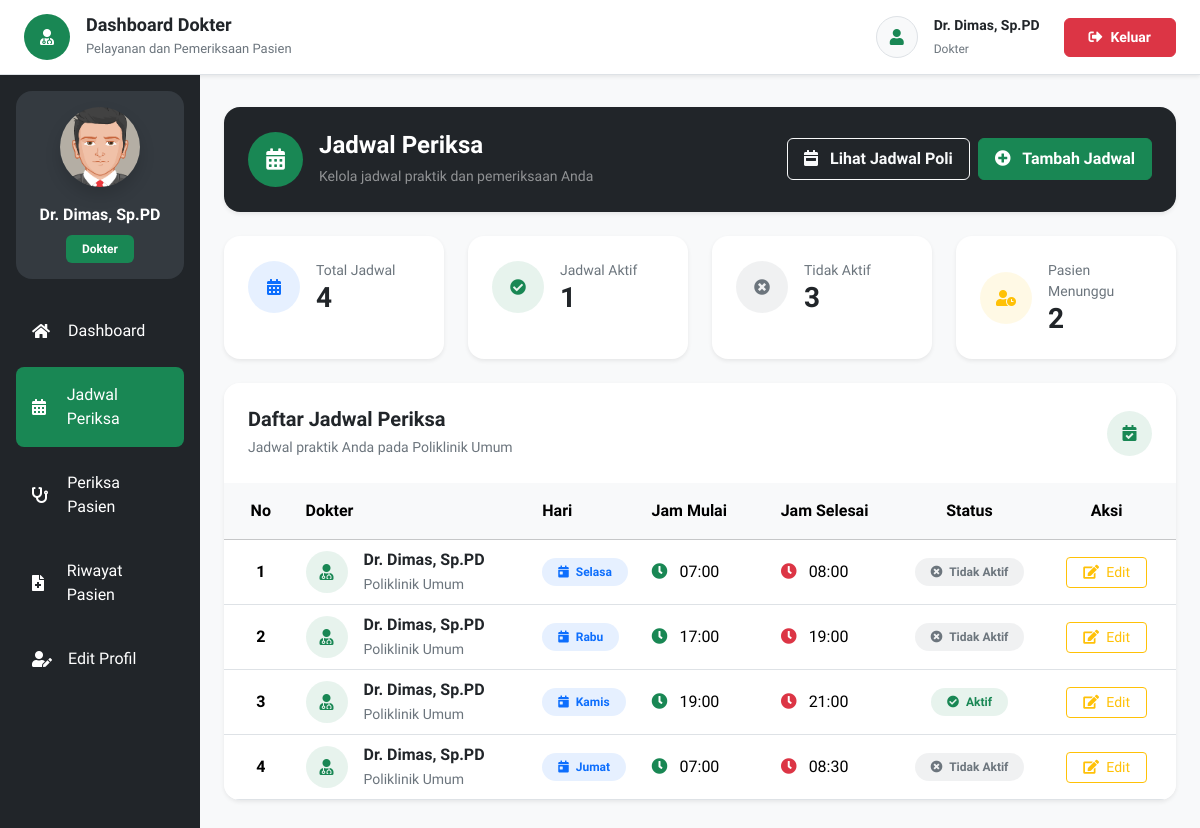
Screenshot of /jadwalPeriksa.php (signed in) with the database file from the repository.
### tables this page shows
CREATE TABLE `poli` (
  `id` int NOT NULL,
  `nama_poli` varchar(25) NOT NULL,
  `keterangan` text NOT NULL
);

CREATE TABLE `jadwal_periksa` (
  `id` int UNSIGNED NOT NULL,
  `id_dokter` int NOT NULL,
  `hari` enum('Senin','Selasa','Rabu','Kamis','Jumat','Sabtu') NOT NULL,
  `jam_mulai` time NOT NULL,
  `jam_selesai` time NOT NULL,
  `aktif` char(1) NOT NULL DEFAULT 'N'
);

CREATE TABLE `dokter` (
  `id` int NOT NULL,
  `nama` varchar(255) NOT NULL,
  `password` varchar(50) NOT NULL,
  `alamat` varchar(255) NOT NULL,
  `no_hp` varchar(50) NOT NULL,
  `id_poli` int NOT NULL
);

### pages/jadwalPeriksa/index.php (the view, shortened to what the rows shown need)
<?php
require_once 'config/koneksi.php';
$id_dokter = isset($id_dokter) ? (int) $id_dokter : 0;
$id_poli   = isset($id_poli) ? (int) $id_poli : 0;
$namaPoli = 'Poli';
$queryPoli = "
    SELECT nama_poli
    FROM poli
    WHERE id = $id_poli
    LIMIT 1
";
$resultPoli = mysqli_query($mysqli, $queryPoli);
if ($resultPoli && mysqli_num_rows($resultPoli) > 0) {
    $dataPoli = mysqli_fetch_assoc($resultPoli);
    $namaPoli = $dataPoli['nama_poli'];
}
$dataJadwalDokter = [];
$queryJadwalDokter = "
    SELECT
        jadwal_periksa.id,
        jadwal_periksa.id_dokter,
        jadwal_periksa.hari,
        jadwal_periksa.jam_mulai,
        jadwal_periksa.jam_selesai,
        jadwal_periksa.aktif,
        dokter.nama,
        dokter.id_poli,
        poli.nama_poli
    FROM jadwal_periksa
    INNER JOIN dokter
        ON jadwal_periksa.id_dokter = dokter.id
    INNER JOIN poli
        ON dokter.id_poli = poli.id
    WHERE dokter.id_poli = $id_poli
        AND dokter.id = $id_dokter
    ORDER BY
        FIELD(
            jadwal_periksa.hari,
            'Senin',
            'Selasa',
            'Rabu',
            'Kamis',
            'Jumat',
            'Sabtu'
        ),
        jadwal_periksa.jam_mulai ASC
";
$resultJadwalDokter = mysqli_query(
    $mysqli,
    $queryJadwalDokter
);
if ($resultJadwalDokter) {
    while (
        $jadwal = mysqli_fetch_assoc(
            $resultJadwalDokter
        )
    ) {
        $dataJadwalDokter[] = $jadwal;
    }
}
?>
<section class="py-2">
    <div class="card border-0 shadow-sm rounded-4 overflow-hidden">
        <div class="card-header bg-white border-0 p-4">
            <div class="d-flex align-items-center justify-content-between">
                <div>
                    <h5 class="fw-bold text-dark mb-1">
                        Daftar Jadwal Periksa
                    </h5>
                    <small class="text-secondary">
                        Jadwal praktik Anda pada
                        <?php echo htmlspecialchars($namaPoli); ?>
                    </small>
                </div>
            </div>
        </div>
        <div class="card-body p-0">
            <div class="table-responsive">
                <table class="table table-hover align-middle mb-0">
                    <thead class="table-light">
                        <tr>
                            <th class="text-center px-4 py-3">
                                No
                            </th>
                            <th class="py-3">
                                Dokter
                            </th>
                            <th class="py-3">
                                Hari
                            </th>
                            <th class="py-3">
                                Jam Mulai
                            </th>
                            <th class="py-3">
                                Jam Selesai
                            </th>
                            <th class="text-center py-3">
                                Status
                            </th>
                            <th class="text-center px-4 py-3">
                                Aksi
                            </th>
                        </tr>
                    </thead>
                    <tbody>
                    <?php if (!empty($dataJadwalDokter)) { ?>
                        <?php
                        $no = 1;
                        foreach ($dataJadwalDokter as $data) {
                        ?>
                            <tr>
                                <td class="text-center px-4 fw-semibold">
                                    <?php echo $no++; ?>
                                </td>
                                <td style="min-width:220px;">
                                    <div class="d-flex align-items-center">
                                        <div class="bg-success bg-opacity-10 text-success rounded-circle d-flex align-items-center justify-content-center me-3"
                                            style="
                                                width:42px;
                                                height:42px;
                                                min-width:42px;
                                            ">
                                            <i class="fas fa-user-md"></i>
                                        </div>
                                        <div>
                                            <div class="fw-semibold text-dark">
                                                <?php
                                                echo htmlspecialchars(
                                                    $data['nama']
                                                );
                                                ?>
                                            </div>
                                            <small class="text-secondary">
                                                <?php
                                                echo htmlspecialchars(
                                                    $data['nama_poli']
                                                );
                                                ?>
                                            </small>
                                        </div>
                                    </div>
                                </td>
                                <td>
                                    <span class="badge bg-primary bg-opacity-10 text-primary rounded-pill px-3 py-2">
                                        <i class="fas fa-calendar-day me-1"></i>
                                        <?php
                                        echo htmlspecialchars(
                                            $data['hari']
                                        );
                                        ?>
                                    </span>
                                </td>
                                <td style="min-width:120px;">
                                    <i class="fas fa-clock text-success me-2"></i>
                                    <?php
                                    echo htmlspecialchars(
                                        substr(
                                            $data['jam_mulai'],
                                            0,
                                            5
                                        )
                                    );
                                    ?>
                                </td>
                                <td style="min-width:120px;">
                                    <i class="fas fa-clock text-danger me-2"></i>
                                    <?php
                                    echo htmlspecialchars(
                                        substr(
                                            $data['jam_selesai'],
                                            0,
                                            5
                                        )
                                    );
                                    ?>
                                </td>
                                <td class="text-center">
                                    <?php if ($data['aktif'] === 'Y') { ?>
                                        <span class="badge bg-success bg-opacity-10 text-success rounded-pill px-3 py-2">
                                            <i class="fas fa-check-circle me-1"></i>
                                            Aktif
                                        </span>
                                    <?php } else { ?>
                                        <span class="badge bg-secondary bg-opacity-10 text-secondary rounded-pill px-3 py-2">
                                            <i class="fas fa-times-circle me-1"></i>
                                            Tidak Aktif
                                        </span>
                                    <?php } ?>
                                </td>
                                <td class="text-center px-4">
                                    <button type="button"
                                        class="btn btn-sm btn-outline-warning px-3"
                                        data-bs-toggle="modal"
                                        data-bs-target="#editModal<?php echo (int) $data['id']; ?>">
                                        <i class="fas fa-edit me-1"></i>
                                        Edit
                                    </button>
                                </td>
                            </tr>
                        <?php } ?>
                    <?php } ?>
                    </tbody>
                </table>
            </div>
        </div>
    </div>
</section>

### rows the page displays
poli: nama_poli "Poliklinik Umum"
jadwal_periksa: id_dokter.nama "Dr. Dimas, Sp.PD", poli.nama_poli "Poliklinik Umum", hari "Selasa", jam_mulai "07:00", jam_selesai "08:00", aktif "N" (drawn)
jadwal_periksa: id_dokter.nama "Dr. Dimas, Sp.PD", poli.nama_poli "Poliklinik Umum", hari "Rabu", jam_mulai "17:00", jam_selesai "19:00", aktif "N" (drawn)
jadwal_periksa: id_dokter.nama "Dr. Dimas, Sp.PD", poli.nama_poli "Poliklinik Umum", hari "Kamis", jam_mulai "19:00", jam_selesai "21:00", aktif "Y" (drawn)
jadwal_periksa: id_dokter.nama "Dr. Dimas, Sp.PD", poli.nama_poli "Poliklinik Umum", hari "Jumat", jam_mulai "07:00", jam_selesai "08:30", aktif "N" (drawn)

### other values shown
$dashboardTitle "Dashboard Dokter"
$dashboardDesc "Pelayanan dan Pemeriksaan Pasien"
$username "Dr. Dimas, Sp.PD"
$akses "Dokter"
$_SESSION['akses'] "Dokter"
$totalJadwal "4"
$totalAktif "1"
$totalTidakAktif "3"
$jumlahPasienMenunggu "2"
